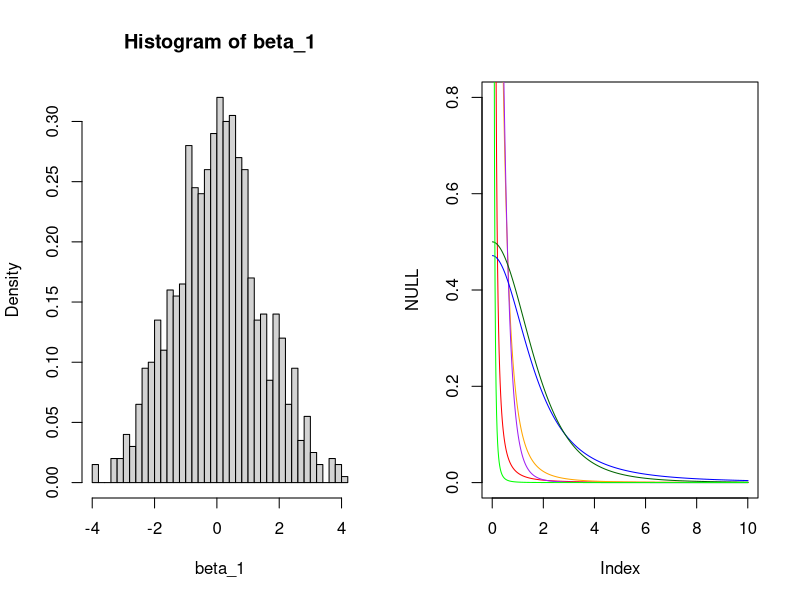
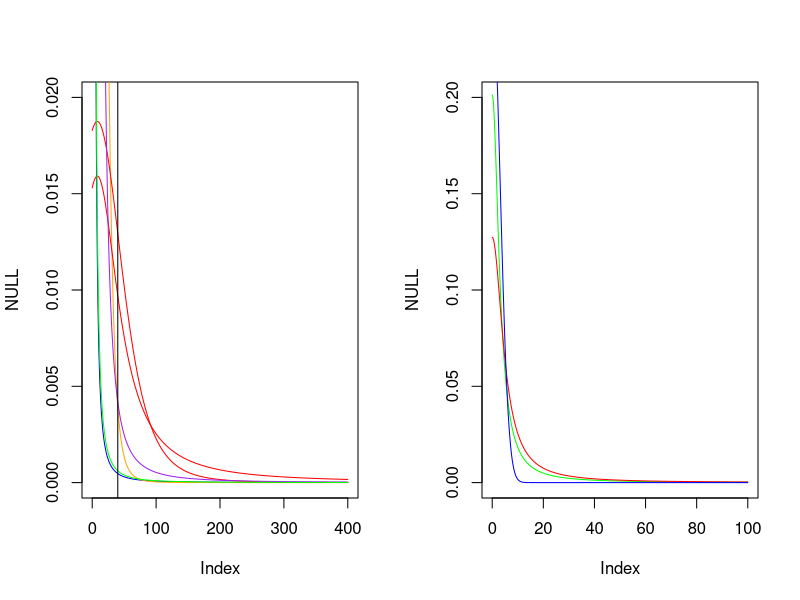
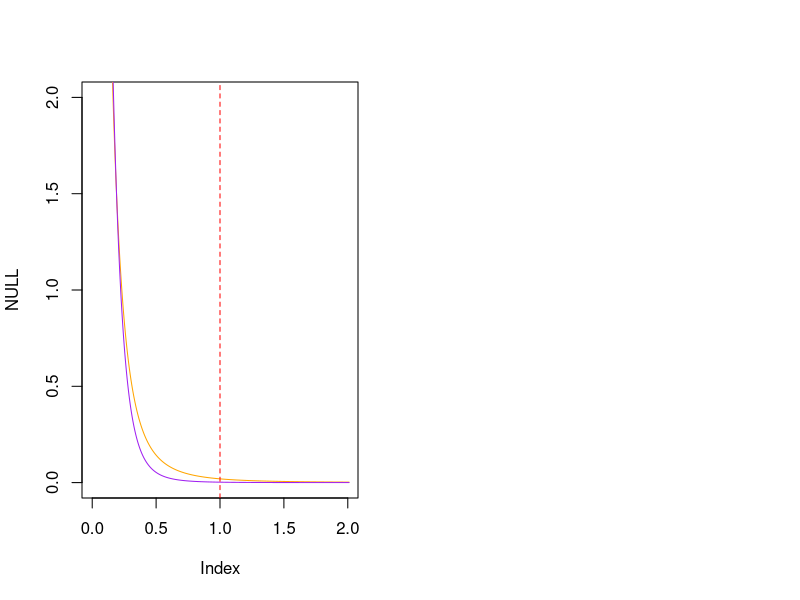

These charts were generated, in order, by the following R code: (Note: this script raises an error after producing the figures.)
### SCRIPT TO VISUALLY EXAMINE PRIOR CHOICES FOR THE MODEL ###

# pdf of inverse gamma
dinv_gamma <- function(y,a,b) {
  return( ((b^a) / gamma(a)) * y^(-(a+1))*exp(-b/y)  )
}

# cdf of inferse gamma
pinvgamma <- function(x, shape, scale) {
  pgamma(scale / x, shape, lower.tail = FALSE)  # Complement of upper incomplete gamma function
}

# pdf of student-t 
dstudent <- function(y,v,u,s) {
  upper <- gamma((v+1)/2)
  lower <- (sqrt(pi*v*s^2))*gamma(v/2)
  const <- upper/lower
  c <- -(v+1)/2
  return(const*((1+((y-u)^2)/(v*s^2))^c))
}

### 1) priors for beta coefficients
### N(0,2)

par(mfrow = c(1,2))
n_rep <- 1000
beta_1 <- rnorm(n_rep,0,sqrt(2))
hist(beta_1, breaks = 40, probability = TRUE)

### 2) covariance function parameters

### S2 (magnitude)
s2_grid <- seq(0.01,10.01,length=500)


### inv_gamma(a,b) vs half-cauchy(0,t) for s2?
### e.g. inv_gamma(2,1) vs half-cauchy(0,1)
plot(NULL, xlim = c(0,10), ylim = c(0,0.8))
lines(s2_grid, 2*dcauchy(s2_grid,0,sqrt(0.001)),col="red")
lines(s2_grid,2*dstudent(s2_grid,2,0,sqrt(0.1)), col = "orange")
lines(s2_grid,2*dstudent(s2_grid,4,0,sqrt(0.1)), col = "purple")
lines(s2_grid,2*dstudent(s2_grid,2,0,1.5), col = "blue")
lines(s2_grid,2*dstudent(s2_grid,4,0,1.5), col =  "darkgreen")
# draw jarnos student-t
lines(s2_grid, 2*dstudent(sqrt(s2_grid),4,0,0.1)/(2*sqrt(s2_grid)), col = "green")

### probability that s2 is under 10
pinvgamma(5,2,1) #0.99
pcauchy(5,0,sqrt(0.001)) - pcauchy(-5,0,sqrt(0.001)) #0.93

### lengthscale?
### the minimum distance is 20km between grid points, and the maximum is 580km
### if l = 865, covariance at distance 600 is 50% of the one at distance 0.
### let's say that we expect that at 80km 5% of the one at distance 0: l \approx 25
### the "realistic" value for l could be e.g. between (0,1000)

### let's visualize jarnos prior for gulf of finland thing
l_grid <- seq(0,400,length=500)
plot(NULL, xlim = c(min(l_grid),max(l_grid)), ylim = c(0,0.02))
lines(l_grid, 2*dstudent(1/l_grid,4,0,1)/l_grid^2, col = "blue")
lines(l_grid,2*dstudent(l_grid,4,10,10), col = "orange")
lines(l_grid,2*dcauchy(l_grid,8,40), col = "red")
lines(l_grid,2*dstudent(l_grid,4,8,40), col = "red")
lines(l_grid,2*dcauchy(l_grid,8,sqrt(50)), col = "purple")
lines(l_grid,dinv_gamma(l_grid,1,1), col = "green")

abline(v = 40)

# calculate probabilities for length-scale being less than ?
pinvgamma(1000,1,1) #0.99
pcauchy(100,8,25) - pcauchy(-100,8,25) #0.95

# calculate expectations
integrate(function(x) (x*2*dstudent(x,4,10,10)),0,500)
integrate(function(x) x*2*dcauchy(x,8,50),0,500)

#### RHO
### since the variance of beta distribution depends inversely on rho, I think it is logical to give it a prior with heavy tails

### half-cauchy(0,sqrt(5)) vs inv_gamma(0.5, 0.5) for rho?
rho_grid <- seq(0,100,length=500)
plot(NULL, xlim = c(min(rho_grid),max(rho_grid)), ylim = c(0,0.2))
lines(rho_grid, 2*dcauchy(rho_grid,0,sqrt(10)), col = "green")
lines(rho_grid, 2*dcauchy(rho_grid,0,5),col="red")
lines(rho_grid, 2*dnorm(rho_grid,0,sqrt(10)), col = "blue")

### probability that rho is under 100
pinvgamma(100,0.1,0.1) #0.92
pcauchy(100,0,sqrt(10)) - pcauchy(-100,0,sqrt(10)) #0.98

### 1/rho
### it could also make sense to give prior for 1/rho 
inv_rho_grid <- seq(0.01,2.01,length=500)

### student-t(df=4,0,?)
plot(NULL, xlim = c(0,2), ylim = c(0,2))
lines(inv_rho_grid,2*dstudent(inv_rho_grid,2,0,0.1), col = "orange")
lines(inv_rho_grid,2*dstudent(inv_rho_grid,4,0,0.1), col = "purple")
abline(v=1, col = "red", lty = 2)

################################################### EXTRA ###########################################
### draw plot of joint prior for l and s2

l_grid <- seq(0,500,length=100)
s2_grid <- seq(0,5,length=100)

### let's put half-cauchy(0,0.01) and half-cauchy(0,50)
ls2_grid <- expand.grid(l = l_grid, s2 = s2_grid)

log_lik <- function(l,s2) {
  return(2*log(2)+dcauchy(l,8,sqrt(100),log=TRUE)+dcauchy(s2,0,sqrt(0.01),log=TRUE))
}

ll <- mapply(log_lik, ls2_grid$l, ls2_grid$s2)

params_ll <- cbind(ls2_grid,ll)

ggplot(params_ll, aes(x = l, y = s2, fill = ll)) +
  geom_tile() +  # Alternative: use geom_raster() for larger datasets
  scale_fill_viridis_c() +  # Better color scale for log-likelihood
  labs(x = "Parameter 1", y = "Parameter 2", fill = "Log-Likelihood") +
  theme_minimal()

### normal vs laplace

#install.packages("VGAM")
library(VGAM)

x_grid <- seq(-5,5,length=200)
plot(x_grid, dnorm(x_grid,0,sqrt(2)), type = "l", col = "blue", ylim = c(0,0.5))
lines(x_grid, dlaplace(x_grid,0,1), col = "red")

var(rnorm(1000,0,sqrt(2)))
var(rlaplace(10000,0,1))
